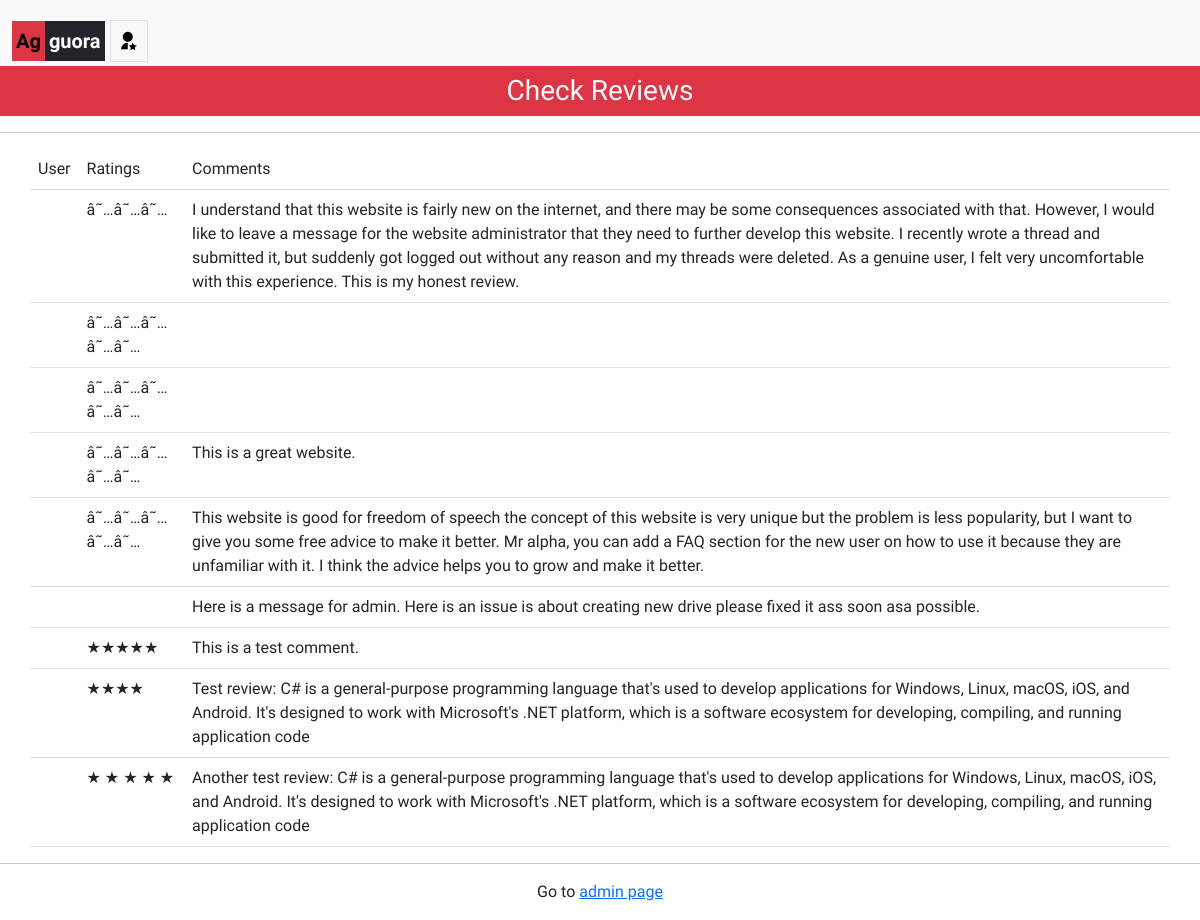
Page /admin/checkreview.php (signed in) on the committed database.
### tables this page shows
CREATE TABLE `review` (
  `id` int(11) NOT NULL,
  `user_id` int(11) NOT NULL,
  `comments` text NOT NULL,
  `ratings` varchar(255) NOT NULL
);

### admin/checkreview.php (the view, shortened to what this page needs)
<?php
if(!isset($_SESSION['name'])){
echo 'Opps! atfirst you need to <a href="index.php">login</a> & proof that you are an admin.';
}else{ ?>
<?php
include "../db_connection.php";
?>
<!DOCTYPE html>
<html lang="en">
<head>
    <?php include "../bootstrapcss-and-icons.php"; ?>
</head>
<body>
<?php include "admin-header.php"; ?>
    <center>
        <h3 class="bg-danger py-2 text-light">Check Reviews</h3>
        <hr>
        <table class="table container">
            <th>User</th>
            <th>Ratings</th>
            <th>Comments</th>
            <?php
            $sqlquery = "SELECT * FROM `review`";
            $fetching = mysqli_query($conn, $sqlquery);
            if ($fetching) {
                if (mysqli_num_rows($fetching) > 0) {
                    while ($row = mysqli_fetch_assoc($fetching)) {
                        ?>
                        <tr>
                            <td><?php echo $row["user"]; ?></td>
                            <td><?php echo $row['ratings']; ?></td>
                            <td><?php echo $row["comments"]; ?></td>
                        </tr>
                        <?php
                    }
                }
            } else {
                die("Something went wrong!" . mysqli_error($conn));
            }
            ?>
        </table>
        <hr>
        <p> Go to <a href="admin.php">admin page</a></p>
    </center>
</body>
</html>
<?php } ?>

### include/fonts.php (style rules this page uses)
* { font-family: "Mukta", sans-serif; font-weight: 400; font-style: normal; }

### rows in the picture
review: ratings "â˜…â˜…â˜…", comments "I understand that this website is fairly new on the internet, and there may be some consequences associated with that. However, I would like to leave a message for the website administrator that they need to further develop this website. I recently wrote a thread and submitted it, but suddenly got logged out without any reason and my threads were deleted. As a genuine user, I felt very uncomfortable with this experience. This is my honest review."
review: ratings "â˜…â˜…â˜…â˜…â˜…"
review: ratings "â˜…â˜…â˜…â˜…â˜…"
review: ratings "â˜…â˜…â˜…â˜…â˜…", comments "This is a great website."
review: ratings "â˜…â˜…â˜…â˜…â˜…", comments "This website is good for freedom of speech the concept of this website is very unique but the problem is less popularity, but I want to give you some free advice to make it better. Mr alpha, you can add a FAQ section for the new user on how to use it because they are unfamiliar with it. I think the advice helps you to grow and make it better."
review: comments "Here is a message for admin. Here is an issue is about creating new drive please fixed it ass soon asa possible."
review: ratings "★★★★★", comments "This is a test comment."
review: ratings "★★★★", comments "Test review: C# is a general-purpose programming language that's used to develop applications for Windows, Linux, macOS, iOS, and Android. It's designed to work with Microsoft's .NET platform, which is a software ecosystem for developing, compiling, and running application code"
review: ratings "★ ★ ★ ★ ★", comments "Another test review: C# is a general-purpose programming language that's used to develop applications for Windows, Linux, macOS, iOS, and Android. It's designed to work with Microsoft's .NET platform, which is a software ecosystem for developing, compiling, and running application code"
